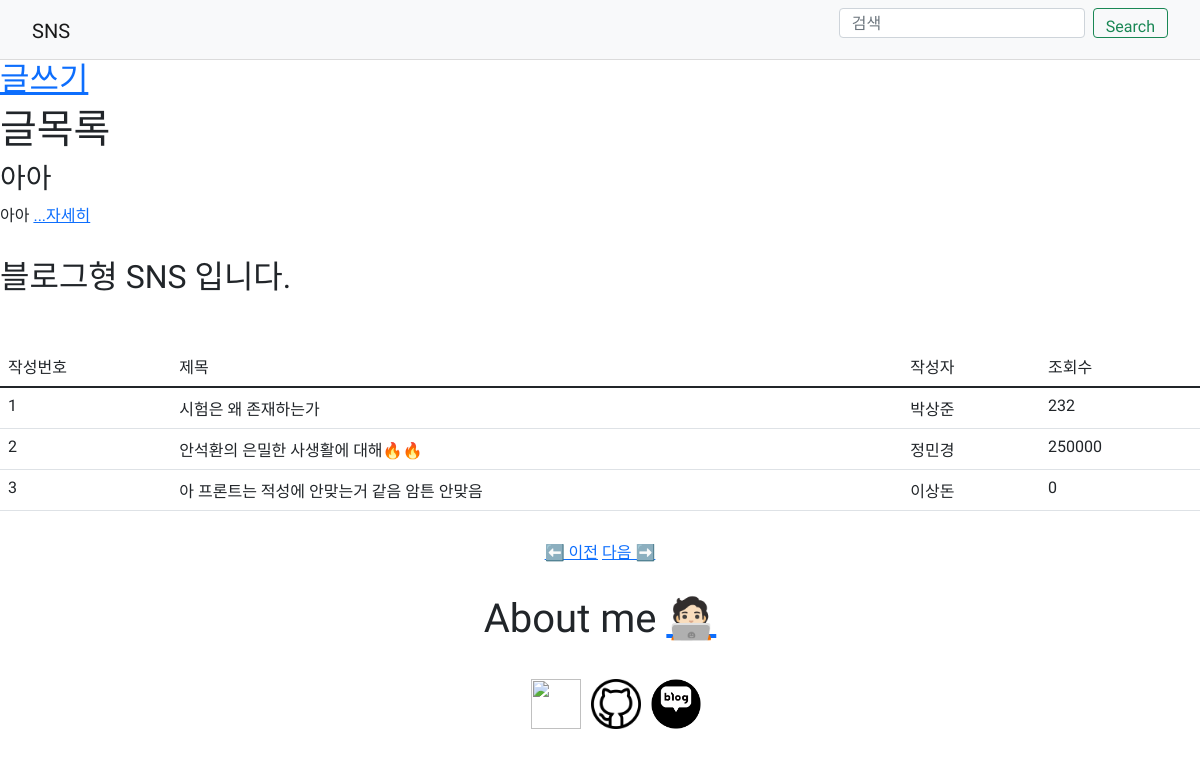
Before: / with the older database file.
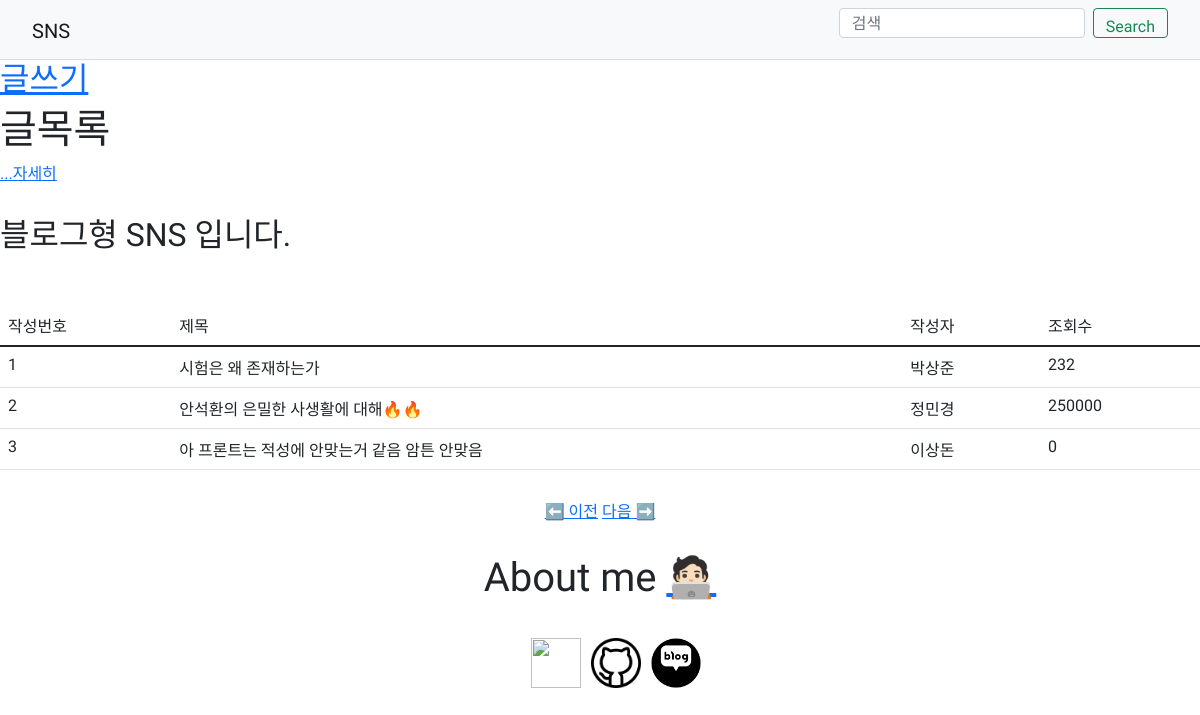
After: the same page with the newer database file.
### main/models.py (models this page shows, shortened)
class Post(models.Model):
    id = models.AutoField(primary_key=True)
    title = models.CharField(max_length=200)
    writer = models.CharField(max_length=100)
    pub_date = models.DateTimeField()
    body = models.TextField()
    image = models.ImageField(upload_to="post/", blank=True, null=True)
    def summary(self):
        return self.body[:20]

### main/views.py (the view)
# urls.py: path('', showmain, name="showmain"),
def showmain(request):
    posts = Post.objects.all()
    return render(request, 'main/mainpage.html', {'posts': posts})

### main/templates/main/mainpage.html (shortened to what this page needs)
{% extends 'base.html' %}
{% load static %}
{% block content %}
<head>
    <link rel="stylesheet" type="text/css" href="{% static 'css/snscss.css' %}">
    <link href="https://cdn.jsdelivr.net/npm/bootstrap@5.1.3/dist/css/bootstrap.min.css" rel="stylesheet">
</head>
    <main>
        <h2>블로그형 SNS 입니다.</h2>
        <table class="table">
            <thead>
                <td>작성번호</td>
                <td>제목</td>
                <td>작성자</td>
                <td>조회수</td>
            </thead>
            <tr>
                <td>1</td>
                <td>시험은 왜 존재하는가</td>
                <td>박상준</td>
                <td>232</td>
            </tr>
            <tr>
                <td>2</td>
                <td>안석환의 은밀한 사생활에 대해🔥🔥</td>
                <td>정민경</td>
                <td>250000</td>
            </tr>
            <tr>
                <td>3</td>
                <td>아 프론트는 적성에 안맞는거 같음 암튼 안맞음</td>
                <td>이상돈</td>
                <td>0</td>
            </tr>
        </table>
    </main>
    <article>
        <a class="num" href="#">⬅️ 이전</a>
        <a class="num" href="#">다음 ➡️</a><br><br>
        <span>About me   <a class="num" href="{% url 'main:intro' %}">🧑🏻‍💻</a></span>
    </article>
    <div class="icon">
        <ul class="gnb01 clearfixed">
            <li><a href="https://www.instagram.com/charm_0ne/"><img class="insta" width="50px" height="50px" src="{% static 'images/insta.jpeg' %}"></a></li>
            <li><a href="https://github.com/SeongJoon-K"><img class="insta" width="50px" height="50px"  src="{% static 'images/githu.png' %}"></a></li>
            <li><a href="https://blog.naver.com/jobcho6320"><img class="insta" width="50px" height="50px"  src="{% static 'images/blog.png' %}"></a></li>
        </ul>
    </div>
</body>
</html>
{% endblock %}

### sns_project/templates/base.html (shortened to what this page needs)
{% load static %}
{% include 'shared/_navbar.html' %}
<h2><a href="{% url 'main:new' %}">글쓰기</a></h2>
<h1>글목록</h1>
    <div>
        {% for post in posts %}
        <div>
            <h3>{{post.title}}</h3>
            {{post.writer}}
            <a href="{% url 'main:detail' post.id %}">...자세히</a>
        </div>
        {%endfor%}
    </div>
    {% block content %}
    {% endblock %}

### sns_project/templates/shared/_navbar.html
{% load static %}
{% block content %}
    <nav class="navbar navbar-light bg-light">
    <div class="container-fluid">
      <a class="navbar-brand">SNS</a>
      <form class="d-flex">
        <input class="form-control me-2" type="search" placeholder="검색" aria-label="Search">
        <button class="btn btn-outline-success" type="submit">Search</button>
      </form>
    </div>
  </nav>
  {% endblock %}

### sns_project/static/css/snscss.css (style rules this page uses)
* { font-family: 'Nanum Myeongjo', serif; }
nav { height: 60px; width: 100%; background-color: rgba(var(--d87,255,255,255),1); border-bottom: 1px solid rgba(var(--b6a,219,219,219),1); position: fixed; top: 0; padding: 20px; }
nav form { display: inline; }
main { padding-top: 30px; flex-grow: 1; position: relative; width: 100%; justify-content: center; margin: auto; }
main h2 { margin-bottom: 50px; }
input { height: 30px; width: 65px; }
button { height: 30px; }
.gnb01 li { float: left;list-style: none;margin: 0 5px }
.clearfixed::after { display: block;content: "";clear: both; }
.insta, .git { width: 50px; height: 50px; }
ul { display: table; margin-left: auto; margin-right: auto; margin-top: 100px; }
article { text-align: center; margin-bottom: 30px; margin-top: 30px; }
article span { font-size: 40px; }

Changed rows visible on the page:
removed Post: title "아아", writer "아아"
